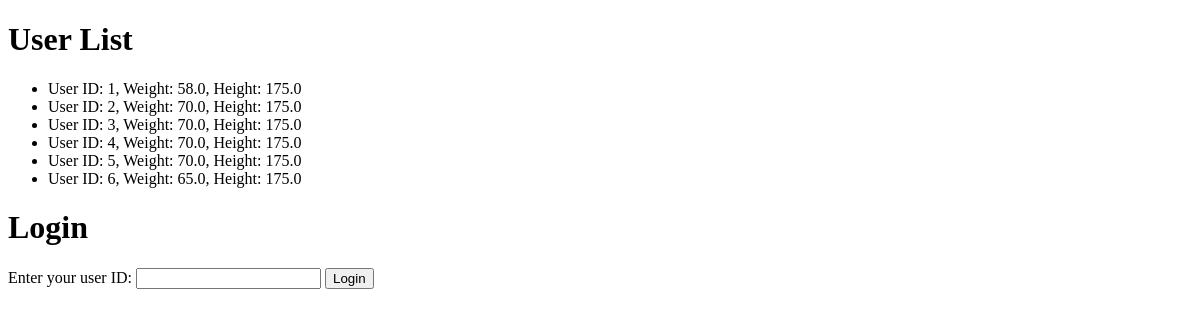
The app's page /, older data.
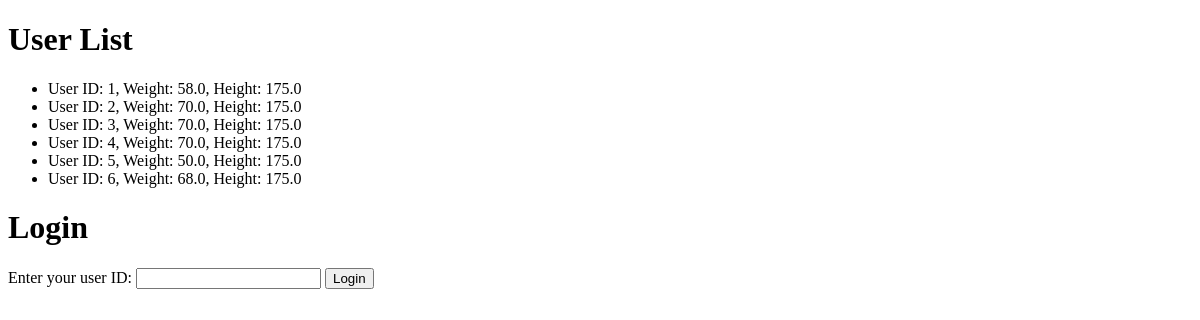
The same page, newer data.
### app.py (models this page shows)
class User(db.Model):
    id = db.Column(db.Integer, primary_key=True, autoincrement=True)
    weight = db.Column(db.Float, nullable=False)
    height = db.Column(db.Float, nullable=False)

### app.py (the view)
@app.route('/', methods=['GET', 'POST'])
def index():
    if request.method == 'POST':
        user_id = request.form['user_id']
        user = User.query.filter_by(id=user_id).first()
        if user is None:
            return redirect(url_for('register', user_id=user_id))
        return redirect(url_for('user_home', user_id=user_id))
    return render_template('login.html', User=User.query.all())

### templates/login.html (shortened to what this page needs)
<!DOCTYPE html>
<html lang="en">
<head>
</head>
<body>
    <h1>User List</h1>
    <ul>
        {% for item in User %}
            <li>User ID: {{ item.id }}, Weight: {{ item.weight }}, Height: {{ item.height }}</li>
        {% endfor %}
    </ul>
    <h1>Login</h1>
    <form method="post" action="/">
        <label for="user_id">Enter your user ID:</label>
        <input type="text" name="user_id" required>
        <button type="submit">Login</button>
    </form>
</body>
</html>

Row changes from the older to the newer data that the page shows:
changed User id 5: weight "70.0" → "50.0"
changed User id 6: weight "65.0" → "68.0"
